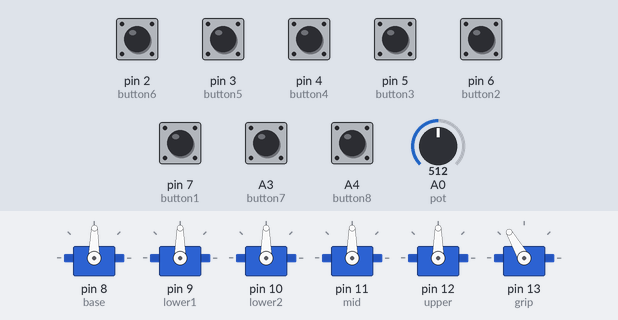
Recording of a sketch running on a simulated Arduino Uno, built with avr-gcc and run on an emulated ATmega328P. Parts: 6 × servo. Inputs (shaded band) come from the test bench; at power-on: A3 (button7), A4 (button8), pin 2 (button6), pin 3 (button5), pin 4 (button4), pin 5 (button3), pin 6 (button2), pin 7 (button1) LOW, A0 (pot) = 512.

Above: at 1.2 s.
1.3 s: pin 2 (button6) pulled HIGH for 1 s
At 2.7 s:
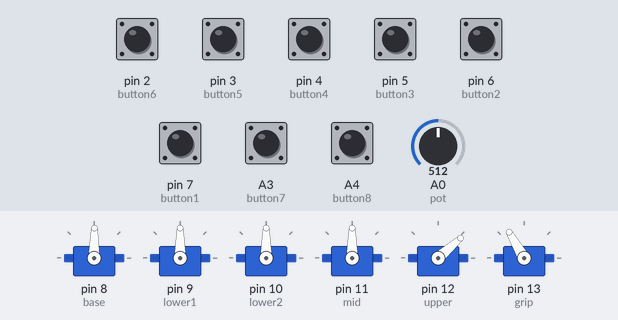
3.8 s: A0 (pot) set to 716
At 4.2 s:
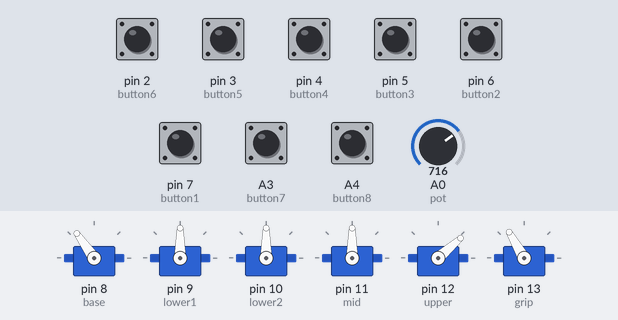
5.3 s: A4 (button8) pulled HIGH for 0.15 s
At 6.2 s:
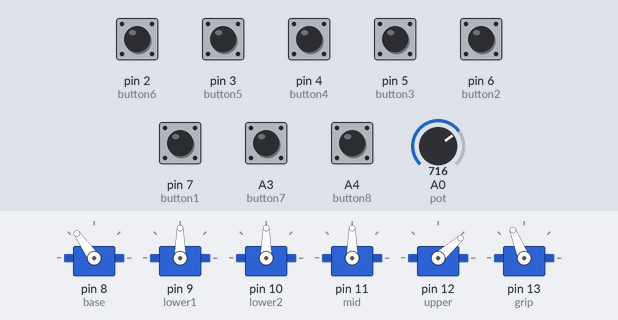
6.9 s: pin 2 (button6) pulled HIGH for 0.15 s
At 7.4 s:
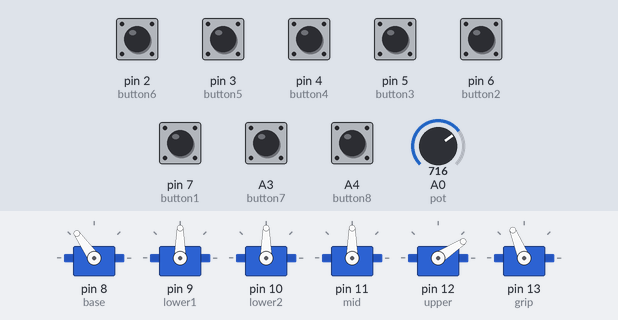
8.5 s: A3 (button7) pulled HIGH for 0.15 s
At 9.8 s:
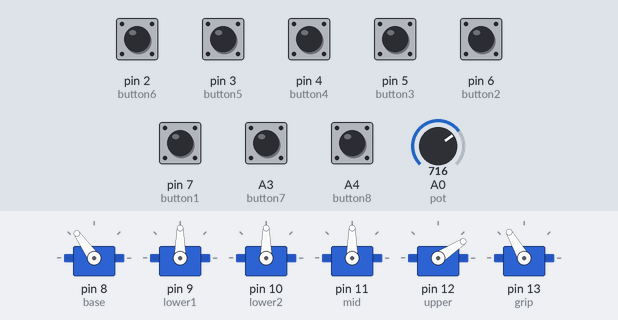
10.1 s: pin 3 (button5) pulled HIGH for 1 s
At 11.8 s:
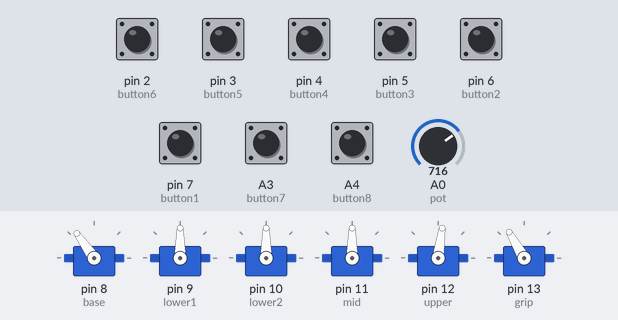
Timing chart, 0 to 13.3 s (numbered marks = the images above; inputs shaded):
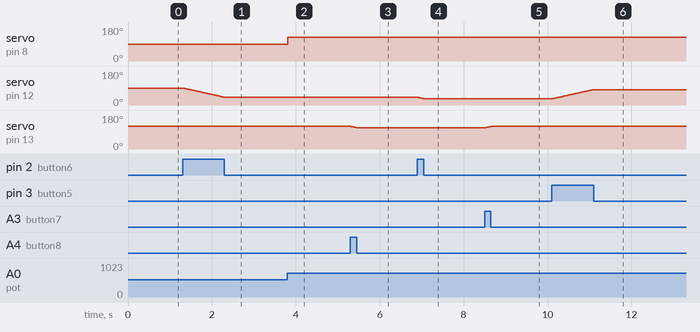

Measured:
- after the input at 1.3 s, servo on pin 12 (upper): moves from 90° to 41° over 0.98 s, starting at once
- after the input at 3.8 s, servo on pin 8 (base): 89° → 125° at once
- after the input at 5.3 s, servo on pin 13 (grip): 120° → 112° at once
- after the input at 6.9 s, servo on pin 12 (upper): 41° → 33° at once
- after the input at 8.5 s, servo on pin 13 (grip): 112° → 120° at once
- after the input at 10.1 s, servo on pin 12 (upper): moves from 33° to 82° over 0.98 s, starting at once

The sketch:

Robotic_Arm.ino
```cpp
#include <Servo.h>  //Xrhsh ths vivliothikis Servo.h
Servo base;
Servo lower1;
Servo lower2;
Servo mid;
Servo upper;
Servo grip;

//Arxikopoihsh vashs tou vraxiona sto pin A0
const int pot = A0;
// Arxikopoihsh twn buttons
const int button1 = 7;
const int button2 = 6;
const int button3 = 5;
const int button4 = 4;
const int button5 = 3;
const int button6 = 2;
const int button7 = A3;
const int button8 = A4;

int potState;
int buttonState1;
int buttonState2;
int buttonState3;
int buttonState4;
int buttonState5;
int buttonState6;
int buttonState7;
int buttonState8;

//Orismos twn thesewn twn arthrwsewn
int posB = 0;
int posL = 90;
int posM = 90;
int posU = 90;
int posG = 120;

//Kathysterhsh gia tis kinhseis twn servo
const int Delay = 10;


void setup() {
 //Orismos twn pin twn koumpiwn etsi wste na symperiferontai ws eisodoi
  pinMode(button1, INPUT);
  pinMode(button2, INPUT);
  pinMode(button3, INPUT);
  pinMode(button4, INPUT);
  pinMode(button5, INPUT);
  pinMode(button6, INPUT);
  pinMode(button7, INPUT);
  pinMode(button8, INPUT);

  //Dhlwsh ths min kai max theshs twn arthrwsewn
  base.attach(8, 600, 2100);
  lower1.attach(9, 600, 2100);
  lower2.attach(10, 600, 2100);
  mid.attach(11, 600, 2100);
  upper.attach(12, 600, 2100);
  grip.attach(13, 600, 2400);

  //Arxikopoihsh twn arthrwsewn se sygkekrimenes endiameses theseis
  base.write(posB);
  lower1.write(posL);
  lower2.write(180-posL);
  mid.write(posM);
  upper.write(posU);
  grip.write(posG);


  potState = analogRead(pot); //Diavazoume thn timh ths vashs

}


void loop(){
	//Diavazoume tis times apo ta pins
  potState = analogRead(pot);
  int buttonState1 = digitalRead(button1);
  int buttonState2 = digitalRead(button2);
  int buttonState3 = digitalRead(button3);
  int buttonState4 = digitalRead(button4);
  int buttonState5 = digitalRead(button5);
  int buttonState6 = digitalRead(button6);
  int buttonState7 = digitalRead(button7);
  int buttonState8 = digitalRead(button8);

    posB = map(potState, 0, 1023, 0, 179);
    base.write(posB);
    delay(Delay);

  //Analoga me tis theseis twn koumpiwn allazei h thesh ths kathe arthrwshs

//Bash
    if (buttonState1 == HIGH){
        posL += 1; // aukshsh ths theshs tou servo kata 1
        if (posL > 175){ posL = 175;} // se periptwsh pou to servo kseperasei to orio ths timhs pou mporei na parei
        lower1.write(posL); // Vazoume to servo sth nea thesh
        lower2.write(180-posL);
        delay(Delay); //Kathysterhsh gia thn epomenh kinhsh tou servo
    }
//Katw arthrwsh
  if (buttonState2 == HIGH){
        posL -= 1; // Meiwsh ths theshs tou servo kata 1
        if (posL < 4){ posL = 4;}
        lower1.write(posL);
        lower2.write(180-posL);
        delay(Delay);
    }

//Mesaia arthrwsh
      if (buttonState3 == HIGH){
        posM += 1;
        if (posM > 180){ posM = 180;}
        mid.write(posM);
        delay(Delay);
    }
      if (buttonState4 == HIGH){
        posM -= 1;
        if (posM < 0){ posM = 0;}
        mid.write(posM);
        delay(Delay);
    }

//Panw arthrwsh
        if (buttonState5 == HIGH){
        posU += 1;
        if (posU > 180){ posU = 180;}
        upper.write(posU);
        delay(Delay);
    }
      if (buttonState6 == HIGH){
        posU -= 1;
        if (posU < 0){ posU = 0;}
        upper.write(posU);
        delay(Delay);
    }

//Dagkana
      if (buttonState7 == HIGH){
        posG += 1;
        if (posG > 180){ posG = 180;}
        grip.write(posG);
        delay(Delay);
    }
      if (buttonState8 == HIGH){
        posG -= 1;
        if (posG < 60){ posG = 60;}
        grip.write(posG);
        delay(Delay);
    }
}
```
